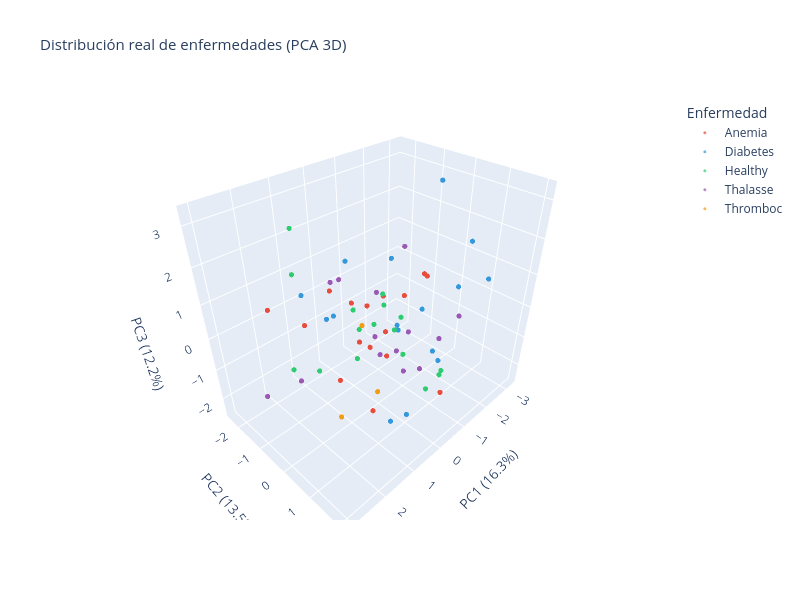
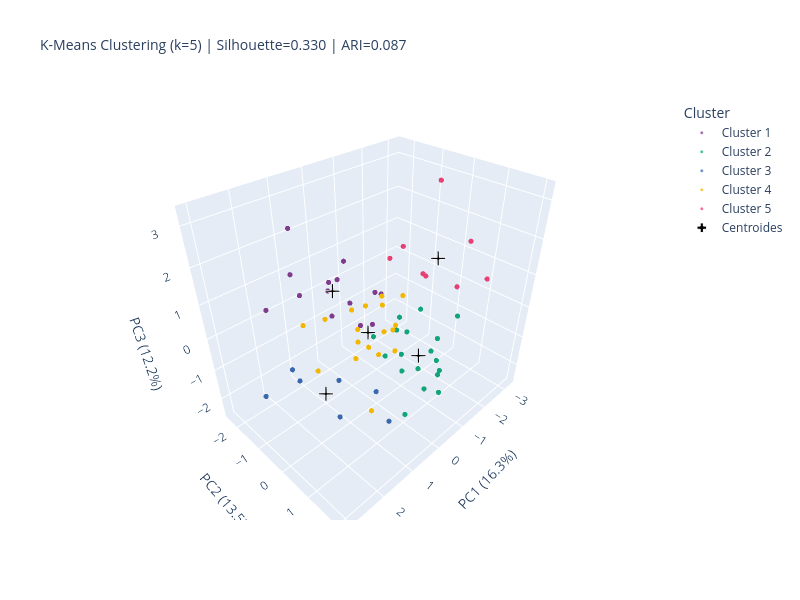
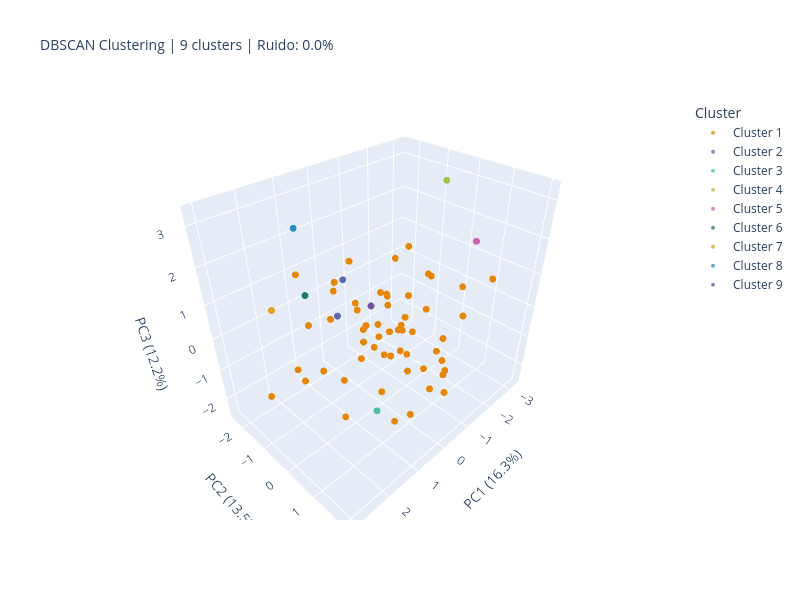

The cell these charts' notebook holds for them, in order:
### Code cell
import numpy as np
import pandas as pd
import plotly.graph_objects as go
import plotly.express as px
from sklearn.decomposition import PCA
from sklearn.cluster import KMeans, DBSCAN
from sklearn.metrics import silhouette_score, adjusted_rand_score
from sklearn.neighbors import NearestNeighbors

# ── Reducción a 3D con PCA ──────────────────────────────────
pca = PCA(n_components=3, random_state=42)
X_pca = pca.fit_transform(X_scaled)          # X_scaled ya existe del preprocesamiento

varianza = pca.explained_variance_ratio_
print(f"Varianza explicada por componente: {varianza.round(3)}")
print(f"Varianza total explicada: {varianza.sum():.3f} ({varianza.sum()*100:.1f}%)")

df_pca = pd.DataFrame(X_pca, columns=['PC1', 'PC2', 'PC3'])
df_pca['Disease'] = y.values          # etiquetas reales (solo para comparación visual)

# ── Figura 1: Distribución real de enfermedades en 3D ──────
colores_real = {
    'Anemia':    '#E74C3C',
    'Diabetes':  '#3498DB',
    'Healthy':   '#2ECC71',
    'Thalasse':  '#9B59B6',
    'Thromboc':  '#F39C12'
}

fig_real = go.Figure()
for clase, color in colores_real.items():
    mask = df_pca['Disease'] == clase
    fig_real.add_trace(go.Scatter3d(
        x=df_pca.loc[mask, 'PC1'],
        y=df_pca.loc[mask, 'PC2'],
        z=df_pca.loc[mask, 'PC3'],
        mode='markers',
        name=clase,
        marker=dict(size=3, color=color, opacity=0.7)
    ))

fig_real.update_layout(
    title=dict(text="Distribución real de enfermedades (PCA 3D)", font=dict(size=15)),
    scene=dict(
        xaxis_title=f'PC1 ({varianza[0]*100:.1f}%)',
        yaxis_title=f'PC2 ({varianza[1]*100:.1f}%)',
        zaxis_title=f'PC3 ({varianza[2]*100:.1f}%)',
        bgcolor='rgba(240,240,255,0.5)'
    ),
    legend_title="Enfermedad",
    width=800, height=600
)
fig_real.show()

# ── K-MEANS con k=5 ─────────────────────────────────────────
kmeans = KMeans(n_clusters=5, random_state=42, n_init=20)
labels_kmeans = kmeans.fit_predict(X_pca)

sil_km = silhouette_score(X_pca, labels_kmeans)
ari_km = adjusted_rand_score(y_encoded, labels_kmeans)
print(f"\nK-Means (k=5)")
print(f"  Silhouette Score : {sil_km:.4f}  (rango: -1 a 1; mayor es mejor)")
print(f"  Adjusted Rand Index: {ari_km:.4f}  (1 = clustering perfecto vs etiquetas reales)")

# Visualización 3D – K-Means
colores_km = px.colors.qualitative.Bold
centroides = kmeans.cluster_centers_

fig_km = go.Figure()
for c in range(5):
    mask = labels_kmeans == c
    fig_km.add_trace(go.Scatter3d(
        x=X_pca[mask, 0], y=X_pca[mask, 1], z=X_pca[mask, 2],
        mode='markers', name=f'Cluster {c+1}',
        marker=dict(size=3, color=colores_km[c], opacity=0.7)
    ))

# Añadir centroides
fig_km.add_trace(go.Scatter3d(
    x=centroides[:, 0], y=centroides[:, 1], z=centroides[:, 2],
    mode='markers', name='Centroides',
    marker=dict(size=8, symbol='cross', color='black',
                line=dict(color='white', width=1))
))

fig_km.update_layout(
    title=dict(text=f"K-Means Clustering (k=5) | Silhouette={sil_km:.3f} | ARI={ari_km:.3f}",
               font=dict(size=14)),
    scene=dict(
        xaxis_title=f'PC1 ({varianza[0]*100:.1f}%)',
        yaxis_title=f'PC2 ({varianza[1]*100:.1f}%)',
        zaxis_title=f'PC3 ({varianza[2]*100:.1f}%)',
        bgcolor='rgba(240,255,240,0.5)'
    ),
    legend_title="Cluster",
    width=800, height=600
)
fig_km.show()

# ── DBSCAN ──────────────────────────────────────────────────
# Estimación automática de eps con curva k-NN
k = 10
nbrs = NearestNeighbors(n_neighbors=k).fit(X_pca)
distances, _ = nbrs.kneighbors(X_pca)
knn_dist = np.sort(distances[:, k-1])[::-1]

import matplotlib.pyplot as plt
fig_eps, ax = plt.subplots(figsize=(8, 3))
ax.plot(knn_dist, color='steelblue')
ax.axhline(y=1.2, color='red', linestyle='--', label='eps sugerido = 1.2')
ax.set_title(f'Curva de distancias {k}-NN (elbow method para DBSCAN)')
ax.set_xlabel('Puntos ordenados'); ax.set_ylabel('Distancia')
ax.legend(); plt.tight_layout(); plt.show()

dbscan = DBSCAN(eps=1.2, min_samples=10)
labels_db = dbscan.fit_predict(X_pca)

n_clusters_db = len(set(labels_db)) - (1 if -1 in labels_db else 0)
n_noise_db    = list(labels_db).count(-1)
pct_noise     = n_noise_db / len(labels_db) * 100

print(f"\nDBSCAN (eps=1.2, min_samples=10)")
print(f"  Clusters encontrados : {n_clusters_db}")
print(f"  Puntos de ruido      : {n_noise_db} ({pct_noise:.1f}%)")

if n_clusters_db > 1:
    mask_valid = labels_db != -1
    sil_db = silhouette_score(X_pca[mask_valid], labels_db[mask_valid])
    ari_db = adjusted_rand_score(y_encoded[mask_valid], labels_db[mask_valid])
    print(f"  Silhouette Score     : {sil_db:.4f}")
    print(f"  Adjusted Rand Index  : {ari_db:.4f}")

# Visualización 3D – DBSCAN
colores_db_map = {-1: 'lightgrey'}
unique_labels = sorted(set(labels_db))
palette = px.colors.qualitative.Vivid
for i, lbl in enumerate([l for l in unique_labels if l != -1]):
    colores_db_map[lbl] = palette[i % len(palette)]

fig_db = go.Figure()
for lbl in unique_labels:
    mask = labels_db == lbl
    nombre = f'Ruido ({n_noise_db} pts)' if lbl == -1 else f'Cluster {lbl+1}'
    fig_db.add_trace(go.Scatter3d(
        x=X_pca[mask, 0], y=X_pca[mask, 1], z=X_pca[mask, 2],
        mode='markers', name=nombre,
        marker=dict(
            size=2 if lbl == -1 else 4,
            color=colores_db_map[lbl],
            opacity=0.4 if lbl == -1 else 0.75
        )
    ))

fig_db.update_layout(
    title=dict(text=f"DBSCAN Clustering | {n_clusters_db} clusters | Ruido: {pct_noise:.1f}%",
               font=dict(size=14)),
    scene=dict(
        xaxis_title=f'PC1 ({varianza[0]*100:.1f}%)',
        yaxis_title=f'PC2 ({varianza[1]*100:.1f}%)',
        zaxis_title=f'PC3 ({varianza[2]*100:.1f}%)',
        bgcolor='rgba(255,245,240,0.5)'
    ),
    legend_title="Cluster",
    width=800, height=600
)
fig_db.show()

# ── Tabla comparativa de clusterización ─────────────────────
print("\n" + "="*55)
print("COMPARATIVA: K-Means vs DBSCAN")
print("="*55)
print(f"{'Métrica':<28} {'K-Means':>12} {'DBSCAN':>12}")
print("-"*55)
print(f"{'Clusters identificados':<28} {'5':>12} {str(n_clusters_db):>12}")
print(f"{'Silhouette Score':<28} {sil_km:>12.4f} {sil_db if n_clusters_db>1 else 'N/A':>12}")
print(f"{'Adjusted Rand Index':<28} {ari_km:>12.4f} {ari_db if n_clusters_db>1 else 'N/A':>12}")
print(f"{'Puntos de ruido (%)':<28} {'0':>12} {pct_noise:>11.1f}%")
print("="*55)

### Figure 1 — Plotly figure (JSON) as saved in the notebook; plotly's stock layout.template omitted (floating-point values rounded to 4 significant figures; data arrays with more than 128 entries replaced by an {"elided": "..."} marker saying what was removed)
{"data": [{"marker": {"color": "#E74C3C", "opacity": 0.7, "size": 3}, "mode": "markers", "name": "Anemia", "type": "scatter3d", "x": {"elided": "623 float values"}, "y": {"elided": "623 float values"}, "z": {"elided": "623 float values"}}, {"marker": {"color": "#3498DB", "opacity": 0.7, "size": 3}, "mode": "markers", "name": "Diabetes", "type": "scatter3d", "x": {"elided": "540 float values"}, "y": {"elided": "540 float values"}, "z": {"elided": "540 float values"}}, {"marker": {"color": "#2ECC71", "opacity": 0.7, "size": 3}, "mode": "markers", "name": "Healthy", "type": "scatter3d", "x": {"elided": "556 float values"}, "y": {"elided": "556 float values"}, "z": {"elided": "556 float values"}}, {"marker": {"color": "#9B59B6", "opacity": 0.7, "size": 3}, "mode": "markers", "name": "Thalasse", "type": "scatter3d", "x": {"elided": "509 float values"}, "y": {"elided": "509 float values"}, "z": {"elided": "509 float values"}}, {"marker": {"color": "#F39C12", "opacity": 0.7, "size": 3}, "mode": "markers", "name": "Thromboc", "type": "scatter3d", "x": [0.4325, 1.556, 1.556, 2.167, 1.556, 2.167, 0.4325, 1.556, 2.167, 2.167, 2.167, 2.167, 0.4325, 2.167, 1.556, 0.4325, 0.4325, 2.167, 0.4325, 1.556, 2.167, 1.556, 1.556, 2.167, 1.556, 2.167, 0.4325, 2.167, 0.4325, 1.556, 0.4325, 1.556, 2.167, 2.167, 1.556, 0.4325, 1.556, 2.167, 0.4325, 0.4325, 0.4325, 2.167, 1.556, 2.167, 1.556, 2.167, 1.556, 1.556, 2.167, 0.4325, 0.4325, 0.4325, 0.4325, 0.4325, 2.167, 1.556, 2.167, 2.167, 2.167, 1.556, 2.167, 1.556, 0.4325, 0.4325, 1.556, 0.4325, 1.556, 0.4325, 2.167, 0.4325, 0.4325, 0.4325, 2.167, 0.4325, 0.4325, 1.556, 2.167, 2.167, 2.167, 0.4325, 2.167, 1.556, 2.167, 0.4325, 0.4325, 2.167, 2.167, 2.167, 2.167, 0.4325, 0.4325, 2.167, 0.4325, 1.556, 2.167, 2.167, 1.556, 1.556, 2.167, 0.4325, 1.556, 2.167, 1.556, 0.4325, 0.4325, 0.4325, 1.556, 0.4325, 2.167, 0.4325, 2.167, 1.556, 2.167, 1.556, 0.4325, 0.4325, 1.556, 0.4325, 2.167, 0.4325, 0.4325, 2.167, 0.4325], "y": [-0.1396, 1.522, 1.522, 1.001, 1.522, 1.001, -0.1396, 1.522, 1.001, 1.001, 1.001, 1.001, -0.1396, 1.001, 1.522, -0.1396, -0.1396, 1.001, -0.1396, 1.522, 1.001, 1.522, 1.522, 1.001, 1.522, 1.001, -0.1396, 1.001, -0.1396, 1.522, -0.1396, 1.522, 1.001, 1.001, 1.522, -0.1396, 1.522, 1.001, -0.1396, -0.1396, -0.1396, 1.001, 1.522, 1.001, 1.522, 1.001, 1.522, 1.522, 1.001, -0.1396, -0.1396, -0.1396, -0.1396, -0.1396, 1.001, 1.522, 1.001, 1.001, 1.001, 1.522, 1.001, 1.522, -0.1396, -0.1396, 1.522, -0.1396, 1.522, -0.1396, 1.001, -0.1396, -0.1396, -0.1396, 1.001, -0.1396, -0.1396, 1.522, 1.001, 1.001, 1.001, -0.1396, 1.001, 1.522, 1.001, -0.1396, -0.1396, 1.001, 1.001, 1.001, 1.001, -0.1396, -0.1396, 1.001, -0.1396, 1.522, 1.001, 1.001, 1.522, 1.522, 1.001, -0.1396, 1.522, 1.001, 1.522, -0.1396, -0.1396, -0.1396, 1.522, -0.1396, 1.001, -0.1396, 1.001, 1.522, 1.001, 1.522, -0.1396, -0.1396, 1.522, -0.1396, 1.001, -0.1396, -0.1396, 1.001, -0.1396], "z": [0.2072, -0.09005, -0.09005, -0.8009, -0.09005, -0.8009, 0.2072, -0.09005, -0.8009, -0.8009, -0.8009, -0.8009, 0.2072, -0.8009, -0.09005, 0.2072, 0.2072, -0.8009, 0.2072, -0.09005, -0.8009, -0.09005, -0.09005, -0.8009, -0.09005, -0.8009, 0.2072, -0.8009, 0.2072, -0.09005, 0.2072, -0.09005, -0.8009, -0.8009, -0.09005, 0.2072, -0.09005, -0.8009, 0.2072, 0.2072, 0.2072, -0.8009, -0.09005, -0.8009, -0.09005, -0.8009, -0.09005, -0.09005, -0.8009, 0.2072, 0.2072, 0.2072, 0.2072, 0.2072, -0.8009, -0.09005, -0.8009, -0.8009, -0.8009, -0.09005, -0.8009, -0.09005, 0.2072, 0.2072, -0.09005, 0.2072, -0.09005, 0.2072, -0.8009, 0.2072, 0.2072, 0.2072, -0.8009, 0.2072, 0.2072, -0.09005, -0.8009, -0.8009, -0.8009, 0.2072, -0.8009, -0.09005, -0.8009, 0.2072, 0.2072, -0.8009, -0.8009, -0.8009, -0.8009, 0.2072, 0.2072, -0.8009, 0.2072, -0.09005, -0.8009, -0.8009, -0.09005, -0.09005, -0.8009, 0.2072, -0.09005, -0.8009, -0.09005, 0.2072, 0.2072, 0.2072, -0.09005, 0.2072, -0.8009, 0.2072, -0.8009, -0.09005, -0.8009, -0.09005, 0.2072, 0.2072, -0.09005, 0.2072, -0.8009, 0.2072, 0.2072, -0.8009, 0.2072]}], "layout": {"height": 600, "legend": {"title": {"text": "Enfermedad"}}, "scene": {"bgcolor": "rgba(240,240,255,0.5)", "xaxis": {"title": {"text": "PC1 (16.3%)"}}, "yaxis": {"title": {"text": "PC2 (13.5%)"}}, "zaxis": {"title": {"text": "PC3 (12.2%)"}}}, "title": {"font": {"size": 15}, "text": "Distribución real de enfermedades (PCA 3D)"}, "width": 800}}

### Figure 2 — Plotly figure (JSON) as saved in the notebook; plotly's stock layout.template omitted (floating-point values rounded to 4 significant figures; data arrays with more than 128 entries replaced by an {"elided": "..."} marker saying what was removed)
{"data": [{"marker": {"color": "rgb(127, 60, 141)", "opacity": 0.7, "size": 3}, "mode": "markers", "name": "Cluster 1", "type": "scatter3d", "x": {"elided": "511 float values"}, "y": {"elided": "511 float values"}, "z": {"elided": "511 float values"}}, {"marker": {"color": "rgb(17, 165, 121)", "opacity": 0.7, "size": 3}, "mode": "markers", "name": "Cluster 2", "type": "scatter3d", "x": {"elided": "617 float values"}, "y": {"elided": "617 float values"}, "z": {"elided": "617 float values"}}, {"marker": {"color": "rgb(57, 105, 172)", "opacity": 0.7, "size": 3}, "mode": "markers", "name": "Cluster 3", "type": "scatter3d", "x": {"elided": "259 float values"}, "y": {"elided": "259 float values"}, "z": {"elided": "259 float values"}}, {"marker": {"color": "rgb(242, 183, 1)", "opacity": 0.7, "size": 3}, "mode": "markers", "name": "Cluster 4", "type": "scatter3d", "x": {"elided": "698 float values"}, "y": {"elided": "698 float values"}, "z": {"elided": "698 float values"}}, {"marker": {"color": "rgb(231, 63, 116)", "opacity": 0.7, "size": 3}, "mode": "markers", "name": "Cluster 5", "type": "scatter3d", "x": {"elided": "266 float values"}, "y": {"elided": "266 float values"}, "z": {"elided": "266 float values"}}, {"marker": {"color": "black", "line": {"color": "white", "width": 1}, "size": 8, "symbol": "cross"}, "mode": "markers", "name": "Centroides", "type": "scatter3d", "x": [0.7553, -0.09736, 2.069, -0.4671, -2.014], "y": [-0.7488, 1.288, 0.4138, -0.818, 0.1955], "z": [1.078, -0.2062, -0.5657, -0.8691, 1.238]}], "layout": {"height": 600, "legend": {"title": {"text": "Cluster"}}, "scene": {"bgcolor": "rgba(240,255,240,0.5)", "xaxis": {"title": {"text": "PC1 (16.3%)"}}, "yaxis": {"title": {"text": "PC2 (13.5%)"}}, "zaxis": {"title": {"text": "PC3 (12.2%)"}}}, "title": {"font": {"size": 14}, "text": "K-Means Clustering (k=5) | Silhouette=0.330 | ARI=0.087"}, "width": 800}}

### Figure 3 — Plotly figure (JSON) as saved in the notebook; plotly's stock layout.template omitted (floating-point values rounded to 4 significant figures; data arrays with more than 128 entries replaced by an {"elided": "..."} marker saying what was removed)
{"data": [{"marker": {"color": "rgb(229, 134, 6)", "opacity": 0.75, "size": 4}, "mode": "markers", "name": "Cluster 1", "type": "scatter3d", "x": {"elided": "2021 float values"}, "y": {"elided": "2021 float values"}, "z": {"elided": "2021 float values"}}, {"marker": {"color": "rgb(93, 105, 177)", "opacity": 0.75, "size": 4}, "mode": "markers", "name": "Cluster 2", "type": "scatter3d", "x": [1.487, 1.822, 1.487, 1.487, 1.487, 1.822, 1.822, 1.487, 1.487, 1.487, 1.487, 1.822, 1.822, 1.822, 1.487, 1.822, 1.822, 1.487, 1.822, 1.822, 1.487, 1.822, 1.822, 1.487, 1.487, 1.822, 1.822, 1.822, 1.487, 1.487, 1.822, 1.487, 1.822, 1.487, 1.822, 1.487, 1.487, 1.487, 1.487, 1.487, 1.822, 1.487, 1.487, 1.822, 1.822, 1.487, 1.822, 1.822, 1.487, 1.487, 1.822, 1.822, 1.822, 1.487, 1.487, 1.822, 1.822, 1.487, 1.822, 1.822, 1.487, 1.822, 1.822, 1.822, 1.487, 1.487, 1.822, 1.822, 1.822, 1.822, 1.487, 1.822], "y": [0.3248, 0.4997, 0.3248, 0.3248, 0.3248, 0.4997, 0.4997, 0.3248, 0.3248, 0.3248, 0.3248, 0.4997, 0.4997, 0.4997, 0.3248, 0.4997, 0.4997, 0.3248, 0.4997, 0.4997, 0.3248, 0.4997, 0.4997, 0.3248, 0.3248, 0.4997, 0.4997, 0.4997, 0.3248, 0.3248, 0.4997, 0.3248, 0.4997, 0.3248, 0.4997, 0.3248, 0.3248, 0.3248, 0.3248, 0.3248, 0.4997, 0.3248, 0.3248, 0.4997, 0.4997, 0.3248, 0.4997, 0.4997, 0.3248, 0.3248, 0.4997, 0.4997, 0.4997, 0.3248, 0.3248, 0.4997, 0.4997, 0.3248, 0.4997, 0.4997, 0.3248, 0.4997, 0.4997, 0.4997, 0.3248, 0.3248, 0.4997, 0.4997, 0.4997, 0.4997, 0.3248, 0.4997], "z": [2.188, 1.533, 2.188, 2.188, 2.188, 1.533, 1.533, 2.188, 2.188, 2.188, 2.188, 1.533, 1.533, 1.533, 2.188, 1.533, 1.533, 2.188, 1.533, 1.533, 2.188, 1.533, 1.533, 2.188, 2.188, 1.533, 1.533, 1.533, 2.188, 2.188, 1.533, 2.188, 1.533, 2.188, 1.533, 2.188, 2.188, 2.188, 2.188, 2.188, 1.533, 2.188, 2.188, 1.533, 1.533, 2.188, 1.533, 1.533, 2.188, 2.188, 1.533, 1.533, 1.533, 2.188, 2.188, 1.533, 1.533, 2.188, 1.533, 1.533, 2.188, 1.533, 1.533, 1.533, 2.188, 2.188, 1.533, 1.533, 1.533, 1.533, 2.188, 1.533]}, {"marker": {"color": "rgb(82, 188, 163)", "opacity": 0.75, "size": 4}, "mode": "markers", "name": "Cluster 3", "type": "scatter3d", "x": [0.4209, 0.4209, 0.4209, 0.4209, 0.4209, 0.4209, 0.4209, 0.4209, 0.4209, 0.4209, 0.4209, 0.4209, 0.4209, 0.4209, 0.4209, 0.4209, 0.4209, 0.4209, 0.4209, 0.4209, 0.4209, 0.4209, 0.4209, 0.4209, 0.4209, 0.4209, 0.4209, 0.4209, 0.4209, 0.4209, 0.4209, 0.4209, 0.4209, 0.4209, 0.4209, 0.4209, 0.4209, 0.4209, 0.4209], "y": [0.2158, 0.2158, 0.2158, 0.2158, 0.2158, 0.2158, 0.2158, 0.2158, 0.2158, 0.2158, 0.2158, 0.2158, 0.2158, 0.2158, 0.2158, 0.2158, 0.2158, 0.2158, 0.2158, 0.2158, 0.2158, 0.2158, 0.2158, 0.2158, 0.2158, 0.2158, 0.2158, 0.2158, 0.2158, 0.2158, 0.2158, 0.2158, 0.2158, 0.2158, 0.2158, 0.2158, 0.2158, 0.2158, 0.2158], "z": [-2.491, -2.491, -2.491, -2.491, -2.491, -2.491, -2.491, -2.491, -2.491, -2.491, -2.491, -2.491, -2.491, -2.491, -2.491, -2.491, -2.491, -2.491, -2.491, -2.491, -2.491, -2.491, -2.491, -2.491, -2.491, -2.491, -2.491, -2.491, -2.491, -2.491, -2.491, -2.491, -2.491, -2.491, -2.491, -2.491, -2.491, -2.491, -2.491]}, {"marker": {"color": "rgb(153, 201, 69)", "opacity": 0.75, "size": 4}, "mode": "markers", "name": "Cluster 4", "type": "scatter3d", "x": [-2.043, -2.043, -2.043, -2.043, -2.043, -2.043, -2.043, -2.043, -2.043, -2.043, -2.043, -2.043, -2.043, -2.043, -2.043, -2.043, -2.043, -2.043, -2.043, -2.043, -2.043, -2.043, -2.043, -2.043, -2.043, -2.043, -2.043, -2.043, -2.043], "y": [0.08196, 0.08196, 0.08196, 0.08196, 0.08196, 0.08196, 0.08196, 0.08196, 0.08196, 0.08196, 0.08196, 0.08196, 0.08196, 0.08196, 0.08196, 0.08196, 0.08196, 0.08196, 0.08196, 0.08196, 0.08196, 0.08196, 0.08196, 0.08196, 0.08196, 0.08196, 0.08196, 0.08196, 0.08196], "z": [3.273, 3.273, 3.273, 3.273, 3.273, 3.273, 3.273, 3.273, 3.273, 3.273, 3.273, 3.273, 3.273, 3.273, 3.273, 3.273, 3.273, 3.273, 3.273, 3.273, 3.273, 3.273, 3.273, 3.273, 3.273, 3.273, 3.273, 3.273, 3.273]}, {"marker": {"color": "rgb(204, 97, 176)", "opacity": 0.75, "size": 4}, "mode": "markers", "name": "Cluster 5", "type": "scatter3d", "x": [-2.651, -2.651, -2.651, -2.651, -2.651, -2.651, -2.651, -2.651, -2.651, -2.651, -2.651, -2.651, -2.651, -2.651, -2.651, -2.651, -2.651, -2.651, -2.651, -2.651, -2.651, -2.651, -2.651, -2.651, -2.651, -2.651, -2.651, -2.651, -2.651, -2.651, -2.651, -2.651, -2.651, -2.651], "y": [0.7042, 0.7042, 0.7042, 0.7042, 0.7042, 0.7042, 0.7042, 0.7042, 0.7042, 0.7042, 0.7042, 0.7042, 0.7042, 0.7042, 0.7042, 0.7042, 0.7042, 0.7042, 0.7042, 0.7042, 0.7042, 0.7042, 0.7042, 0.7042, 0.7042, 0.7042, 0.7042, 0.7042, 0.7042, 0.7042, 0.7042, 0.7042, 0.7042, 0.7042], "z": [1.679, 1.679, 1.679, 1.679, 1.679, 1.679, 1.679, 1.679, 1.679, 1.679, 1.679, 1.679, 1.679, 1.679, 1.679, 1.679, 1.679, 1.679, 1.679, 1.679, 1.679, 1.679, 1.679, 1.679, 1.679, 1.679, 1.679, 1.679, 1.679, 1.679, 1.679, 1.679, 1.679, 1.679]}, {"marker": {"color": "rgb(36, 121, 108)", "opacity": 0.75, "size": 4}, "mode": "markers", "name": "Cluster 6", "type": "scatter3d", "x": [1.732, 1.732, 1.732, 1.732, 1.732, 1.732, 1.732, 1.732, 1.732, 1.732, 1.732, 1.732, 1.732, 1.732, 1.732, 1.732, 1.732, 1.732, 1.732, 1.732, 1.732, 1.732, 1.732, 1.732, 1.732, 1.732, 1.732, 1.732, 1.732, 1.732, 1.732, 1.732, 1.732, 1.732], "y": [-0.7033, -0.7033, -0.7033, -0.7033, -0.7033, -0.7033, -0.7033, -0.7033, -0.7033, -0.7033, -0.7033, -0.7033, -0.7033, -0.7033, -0.7033, -0.7033, -0.7033, -0.7033, -0.7033, -0.7033, -0.7033, -0.7033, -0.7033, -0.7033, -0.7033, -0.7033, -0.7033, -0.7033, -0.7033, -0.7033, -0.7033, -0.7033, -0.7033, -0.7033], "z": [1.432, 1.432, 1.432, 1.432, 1.432, 1.432, 1.432, 1.432, 1.432, 1.432, 1.432, 1.432, 1.432, 1.432, 1.432, 1.432, 1.432, 1.432, 1.432, 1.432, 1.432, 1.432, 1.432, 1.432, 1.432, 1.432, 1.432, 1.432, 1.432, 1.432, 1.432, 1.432, 1.432, 1.432]}, {"marker": {"color": "rgb(218, 165, 27)", "opacity": 0.75, "size": 4}, "mode": "markers", "name": "Cluster 7", "type": "scatter3d", "x": [1.699, 1.699, 1.699, 1.699, 1.699, 1.699, 1.699, 1.699, 1.699, 1.699, 1.699, 1.699, 1.699, 1.699, 1.699, 1.699, 1.699, 1.699, 1.699, 1.699, 1.699, 1.699, 1.699, 1.699, 1.699, 1.699, 1.699, 1.699, 1.699, 1.699, 1.699, 1.699], "y": [-2.284, -2.284, -2.284, -2.284, -2.284, -2.284, -2.284, -2.284, -2.284, -2.284, -2.284, -2.284, -2.284, -2.284, -2.284, -2.284, -2.284, -2.284, -2.284, -2.284, -2.284, -2.284, -2.284, -2.284, -2.284, -2.284, -2.284, -2.284, -2.284, -2.284, -2.284, -2.284], "z": [0.2214, 0.2214, 0.2214, 0.2214, 0.2214, 0.2214, 0.2214, 0.2214, 0.2214, 0.2214, 0.2214, 0.2214, 0.2214, 0.2214, 0.2214, 0.2214, 0.2214, 0.2214, 0.2214, 0.2214, 0.2214, 0.2214, 0.2214, 0.2214, 0.2214, 0.2214, 0.2214, 0.2214, 0.2214, 0.2214, 0.2214, 0.2214]}, {"marker": {"color": "rgb(47, 138, 196)", "opacity": 0.75, "size": 4}, "mode": "markers", "name": "Cluster 8", "type": "scatter3d", "x": [1.314, 1.314, 1.314, 1.314, 1.314, 1.314, 1.314, 1.314, 1.314, 1.314, 1.314, 1.314, 1.314, 1.314, 1.314, 1.314, 1.314, 1.314, 1.314, 1.314, 1.314, 1.314, 1.314, 1.314, 1.314, 1.314, 1.314, 1.314, 1.314, 1.314, 1.314, 1.314, 1.314, 1.314, 1.314, 1.314, 1.314, 1.314, 1.314, 1.314, 1.314, 1.314, 1.314, 1.314, 1.314], "y": [-1.492, -1.492, -1.492, -1.492, -1.492, -1.492, -1.492, -1.492, -1.492, -1.492, -1.492, -1.492, -1.492, -1.492, -1.492, -1.492, -1.492, -1.492, -1.492, -1.492, -1.492, -1.492, -1.492, -1.492, -1.492, -1.492, -1.492, -1.492, -1.492, -1.492, -1.492, -1.492, -1.492, -1.492, -1.492, -1.492, -1.492, -1.492, -1.492, -1.492, -1.492, -1.492, -1.492, -1.492, -1.492], "z": [2.65, 2.65, 2.65, 2.65, 2.65, 2.65, 2.65, 2.65, 2.65, 2.65, 2.65, 2.65, 2.65, 2.65, 2.65, 2.65, 2.65, 2.65, 2.65, 2.65, 2.65, 2.65, 2.65, 2.65, 2.65, 2.65, 2.65, 2.65, 2.65, 2.65, 2.65, 2.65, 2.65, 2.65, 2.65, 2.65, 2.65, 2.65, 2.65, 2.65, 2.65, 2.65, 2.65, 2.65, 2.65]}, {"marker": {"color": "rgb(118, 78, 159)", "opacity": 0.75, "size": 4}, "mode": "markers", "name": "Cluster 9", "type": "scatter3d", "x": [-1.919, -1.919, -1.919, -1.919, -1.919, -1.919, -1.919, -1.919, -1.919, -1.919, -1.919, -1.919, -1.919, -1.919, -1.919, -1.919, -1.919, -1.919, -1.919, -1.919, -1.919, -1.919, -1.919, -1.919, -1.919, -1.919, -1.919, -1.919, -1.919, -1.919, -1.919, -1.919, -1.919, -1.919, -1.919, -1.919, -1.919, -1.919, -1.919, -1.919, -1.919, -1.919, -1.919, -1.919, -1.919], "y": [-2.415, -2.415, -2.415, -2.415, -2.415, -2.415, -2.415, -2.415, -2.415, -2.415, -2.415, -2.415, -2.415, -2.415, -2.415, -2.415, -2.415, -2.415, -2.415, -2.415, -2.415, -2.415, -2.415, -2.415, -2.415, -2.415, -2.415, -2.415, -2.415, -2.415, -2.415, -2.415, -2.415, -2.415, -2.415, -2.415, -2.415, -2.415, -2.415, -2.415, -2.415, -2.415, -2.415, -2.415, -2.415], "z": [-1.482, -1.482, -1.482, -1.482, -1.482, -1.482, -1.482, -1.482, -1.482, -1.482, -1.482, -1.482, -1.482, -1.482, -1.482, -1.482, -1.482, -1.482, -1.482, -1.482, -1.482, -1.482, -1.482, -1.482, -1.482, -1.482, -1.482, -1.482, -1.482, -1.482, -1.482, -1.482, -1.482, -1.482, -1.482, -1.482, -1.482, -1.482, -1.482, -1.482, -1.482, -1.482, -1.482, -1.482, -1.482]}], "layout": {"height": 600, "legend": {"title": {"text": "Cluster"}}, "scene": {"bgcolor": "rgba(255,245,240,0.5)", "xaxis": {"title": {"text": "PC1 (16.3%)"}}, "yaxis": {"title": {"text": "PC2 (13.5%)"}}, "zaxis": {"title": {"text": "PC3 (12.2%)"}}}, "title": {"font": {"size": 14}, "text": "DBSCAN Clustering | 9 clusters | Ruido: 0.0%"}, "width": 800}}
